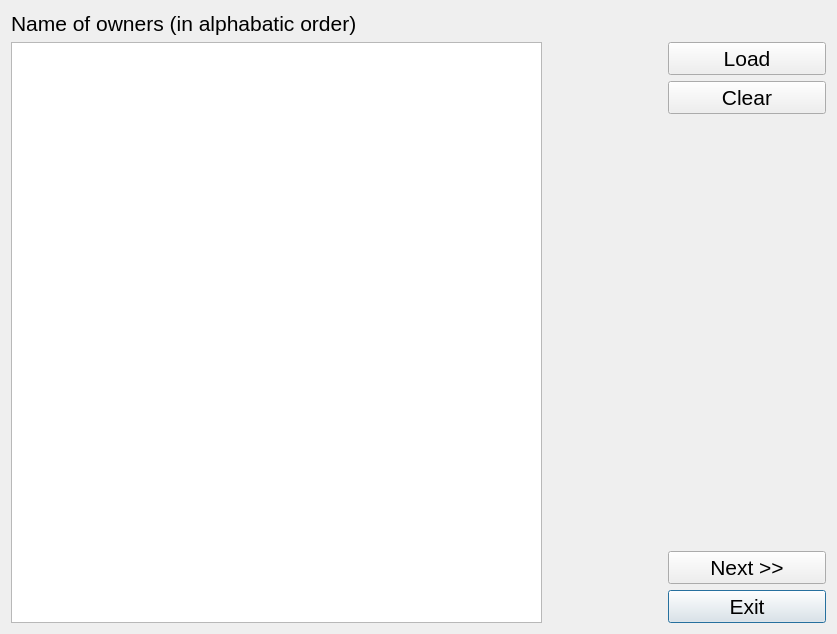
<?xml version="1.0" encoding="UTF-8"?>
<ui version="4.0">
 <class>GET_OWNERS_NAME</class>
 <widget class="QDialog" name="GET_OWNERS_NAME">
  <property name="geometry">
   <rect>
    <x>0</x>
    <y>0</y>
    <width>837</width>
    <height>634</height>
   </rect>
  </property>
  <property name="sizePolicy">
   <sizepolicy hsizetype="Preferred" vsizetype="Preferred">
    <horstretch>0</horstretch>
    <verstretch>0</verstretch>
   </sizepolicy>
  </property>
  <property name="windowTitle">
   <string>Dialog</string>
  </property>
  <layout class="QGridLayout" name="gridLayout_3">
   <item row="6" column="3" colspan="5">
    <widget class="QPushButton" name="pushButton_5">
     <property name="sizePolicy">
      <sizepolicy hsizetype="Preferred" vsizetype="Fixed">
       <horstretch>0</horstretch>
       <verstretch>0</verstretch>
      </sizepolicy>
     </property>
     <property name="font">
      <font>
       <pointsize>16</pointsize>
      </font>
     </property>
     <property name="text">
      <string>Exit</string>
     </property>
    </widget>
   </item>
   <item row="4" column="3">
    <spacer name="horizontalSpacer_2">
     <property name="orientation">
      <enum>Qt::Horizontal</enum>
     </property>
     <property name="sizeType">
      <enum>QSizePolicy::Fixed</enum>
     </property>
     <property name="sizeHint" stdset="0">
      <size>
       <width>60</width>
       <height>20</height>
      </size>
     </property>
    </spacer>
   </item>
   <item row="4" column="2">
    <spacer name="horizontalSpacer_3">
     <property name="orientation">
      <enum>Qt::Horizontal</enum>
     </property>
     <property name="sizeType">
      <enum>QSizePolicy::Fixed</enum>
     </property>
     <property name="sizeHint" stdset="0">
      <size>
       <width>60</width>
       <height>20</height>
      </size>
     </property>
    </spacer>
   </item>
   <item row="5" column="3" colspan="5">
    <widget class="QPushButton" name="pushButton_4">
     <property name="sizePolicy">
      <sizepolicy hsizetype="Preferred" vsizetype="Fixed">
       <horstretch>0</horstretch>
       <verstretch>0</verstretch>
      </sizepolicy>
     </property>
     <property name="font">
      <font>
       <pointsize>16</pointsize>
      </font>
     </property>
     <property name="text">
      <string>Next &gt;&gt;</string>
     </property>
    </widget>
   </item>
   <item row="4" column="6">
    <spacer name="verticalSpacer">
     <property name="orientation">
      <enum>Qt::Vertical</enum>
     </property>
     <property name="sizeHint" stdset="0">
      <size>
       <width>20</width>
       <height>40</height>
      </size>
     </property>
    </spacer>
   </item>
   <item row="1" column="0">
    <widget class="QLabel" name="label">
     <property name="font">
      <font>
       <pointsize>16</pointsize>
      </font>
     </property>
     <property name="text">
      <string>&lt;html&gt;&lt;head/&gt;&lt;body&gt;&lt;p&gt;Name of owners (in alphabatic order)&lt;/p&gt;&lt;/body&gt;&lt;/html&gt;</string>
     </property>
    </widget>
   </item>
   <item row="4" column="4" colspan="2">
    <spacer name="horizontalSpacer">
     <property name="orientation">
      <enum>Qt::Horizontal</enum>
     </property>
     <property name="sizeType">
      <enum>QSizePolicy::Preferred</enum>
     </property>
     <property name="sizeHint" stdset="0">
      <size>
       <width>60</width>
       <height>20</height>
      </size>
     </property>
    </spacer>
   </item>
   <item row="2" column="0" rowspan="5">
    <widget class="QTextBrowser" name="textBrowser">
     <property name="font">
      <font>
       <pointsize>14</pointsize>
      </font>
     </property>
    </widget>
   </item>
   <item row="3" column="3" colspan="5">
    <widget class="QPushButton" name="pushButton_2">
     <property name="sizePolicy">
      <sizepolicy hsizetype="Preferred" vsizetype="Fixed">
       <horstretch>0</horstretch>
       <verstretch>0</verstretch>
      </sizepolicy>
     </property>
     <property name="font">
      <font>
       <pointsize>16</pointsize>
      </font>
     </property>
     <property name="text">
      <string>Clear</string>
     </property>
     <property name="flat">
      <bool>false</bool>
     </property>
    </widget>
   </item>
   <item row="4" column="1">
    <spacer name="horizontalSpacer_4">
     <property name="orientation">
      <enum>Qt::Horizontal</enum>
     </property>
     <property name="sizeType">
      <enum>QSizePolicy::Fixed</enum>
     </property>
     <property name="sizeHint" stdset="0">
      <size>
       <width>60</width>
       <height>20</height>
      </size>
     </property>
    </spacer>
   </item>
   <item row="2" column="3" colspan="5">
    <widget class="QPushButton" name="pushButton">
     <property name="sizePolicy">
      <sizepolicy hsizetype="Preferred" vsizetype="Fixed">
       <horstretch>0</horstretch>
       <verstretch>0</verstretch>
      </sizepolicy>
     </property>
     <property name="font">
      <font>
       <pointsize>16</pointsize>
      </font>
     </property>
     <property name="text">
      <string>Load</string>
     </property>
    </widget>
   </item>
  </layout>
 </widget>
 <resources/>
 <connections/>
</ui>
